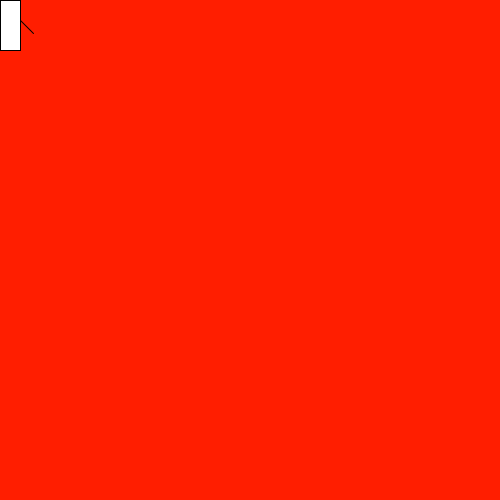
Frame 1 (no input)
Frame 60 (the mouse pressed at the canvas centre just before this capture): identical to frame 1, image omitted
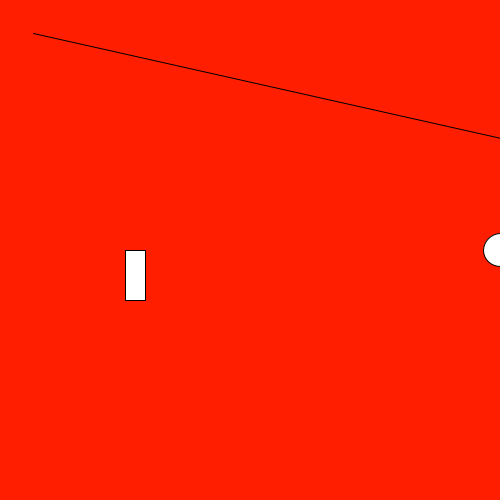
Frame 120 (the mouse held since frame 60 and released just before this capture)

The Processing sketch that drew these frames (run headless with seeded random() and noise(); from frame 60 on, the mouse is pressed at the canvas centre):

// Processing sketch: sketch_23_1
// ── sketch_23_1.pde
//23.1. Control the position of a shape with the mouse. 
//Strive to create a more interesting relation than one 
//directly mimicking the position of the cursor

void setup() {
  size(500, 500);
  smooth();
}
void draw() {
  background(255, 30, 0);
  ellipse(mouseX *2, mouseY, 33, 33);
  line(mouseX *4, mouseY, 33, 33);
  rect(mouseX /2, mouseY, 20, 50);
}
